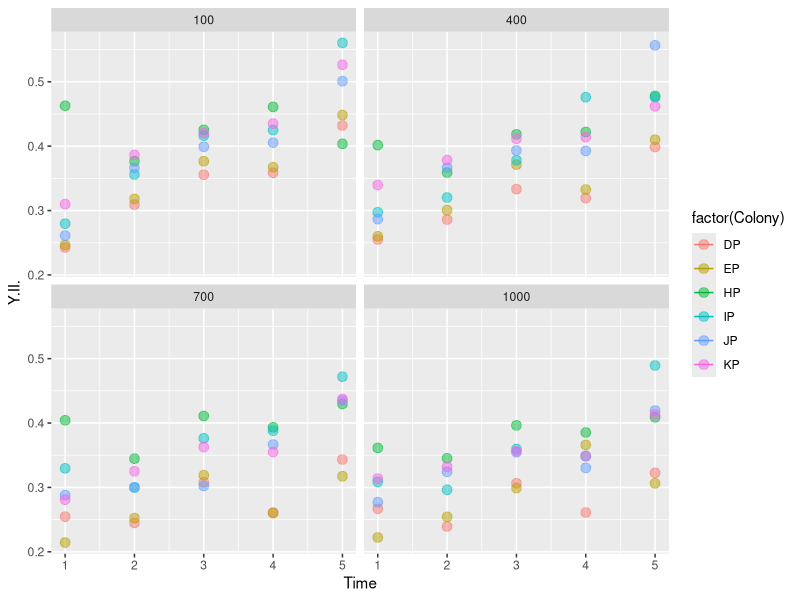
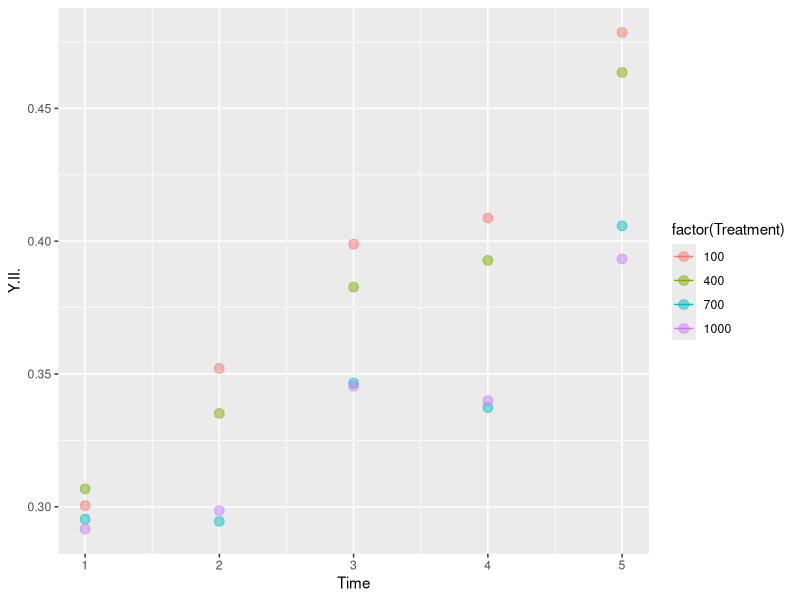
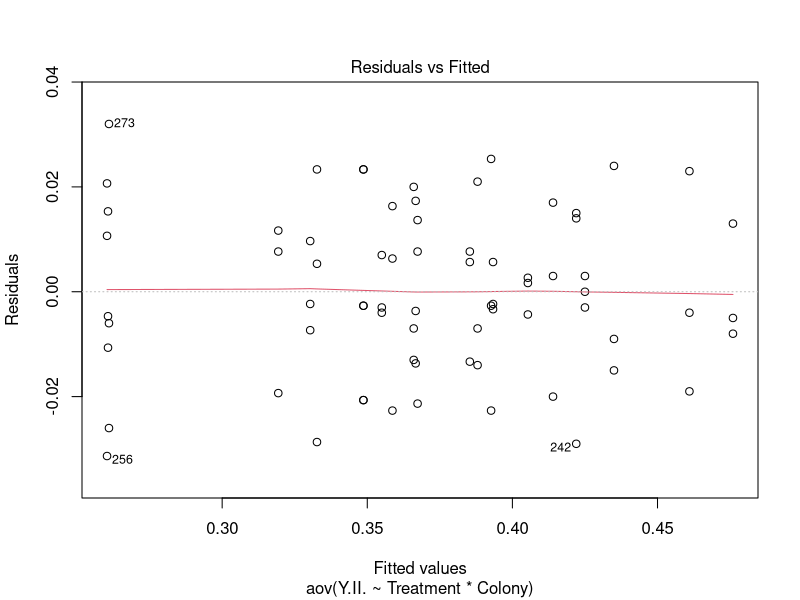
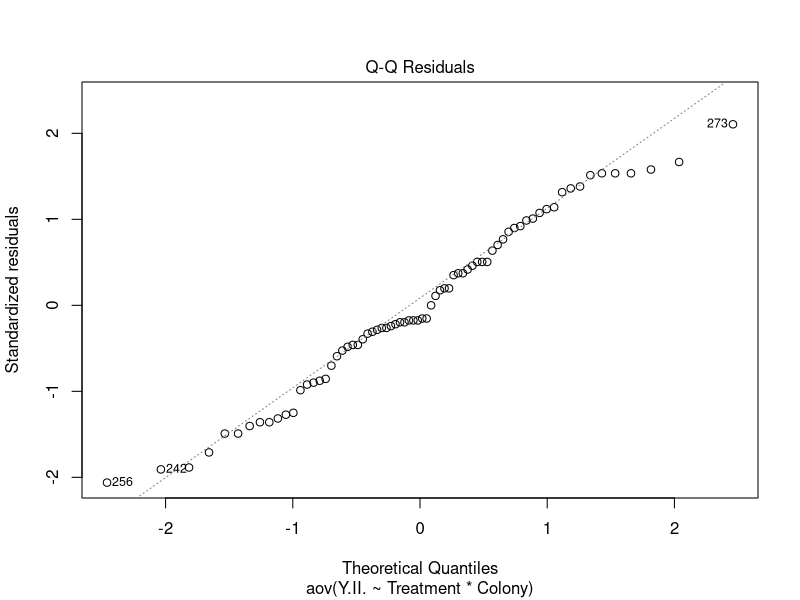
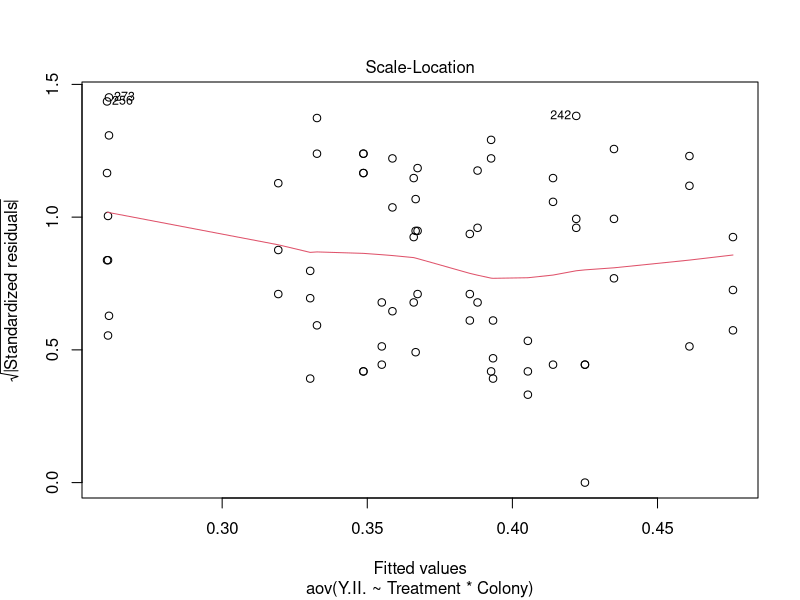
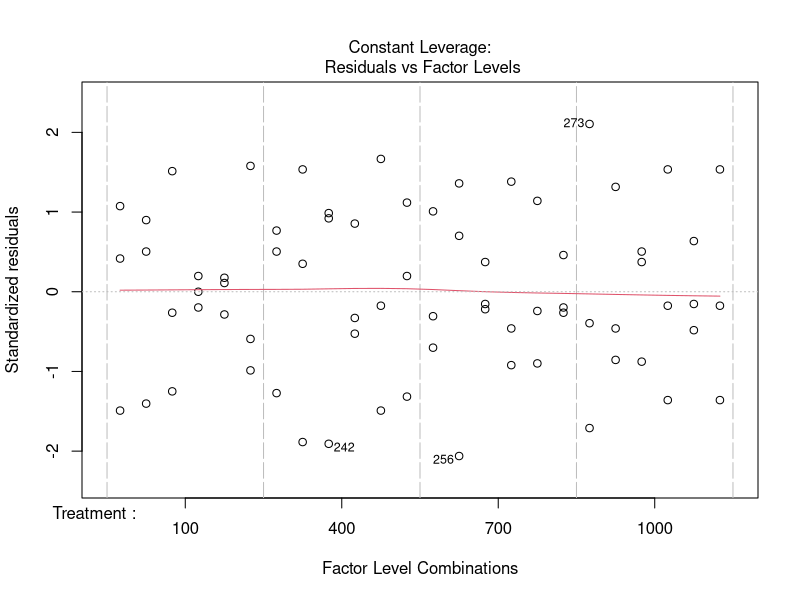

Write the R code that produced these figures, in order.
## ---- chunk 1
knitr::opts_chunk$set(echo = TRUE, warning=FALSE, message=FALSE)
## ---- chunk 2

getwd()

# Get all libraries and sources required to run the script

library(dplyr)
library(plyr)
library(reshape2)
library(ggplot2)

# Import your data: 
Acer.data<-read.csv("Data_YII.csv") 
## ---- chunk 3

# Graph each treatment by Colony during each sampling point

YII_trea <- ggplot(Acer.data, aes (Time, Y.II., colour=factor(Colony)))
YII_trea + stat_summary(fun.data = "mean_cl_boot",geom = "errorbar", width = 0.2)+
  stat_summary(fun.y=mean, geom="point", size =3, alpha=0.5) +
 # geom_jitter()+
  facet_wrap(~Treatment)

# Graph each treatment during each sampling point
YII_Tre2 <- ggplot(Acer.data, aes (Time, Y.II., colour=factor(Treatment)))
YII_Tre2 + stat_summary(fun.data = "mean_cl_boot",geom = "errorbar", width = 0.2)+
  stat_summary(fun.y=mean, geom="point", size =3, alpha=0.5)
# geom_jitter()+
# facet_wrap(~Time)
## ---- chunk 4
Time4<-Acer.data[which(Acer.data$Time==4), ]
  
Time4$Treatment <- factor(Time4$Treatment)
  
ANOVA_Y <- aov(Y.II.~Treatment*Colony, Time4)
summary(ANOVA_Y)
plot(ANOVA_Y)

TukeyHSD (aov(Y.II.~Treatment, Time4))

